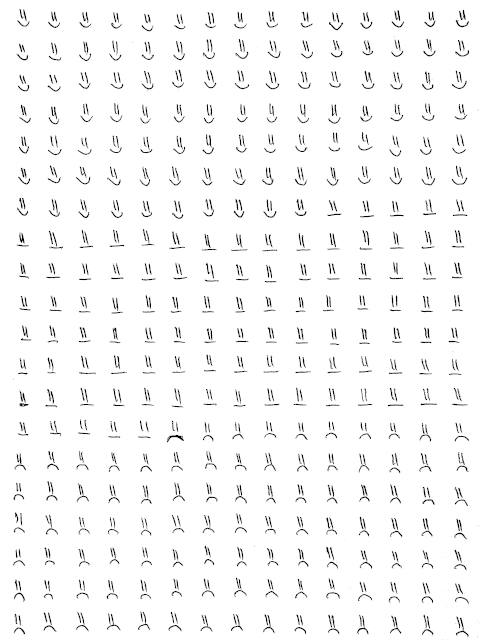
#> input picture Посохин Графчикова Ли/edited_images/1.jpg, 480 x 640 px; its folder holds 3 pictures in this run
$ python make_dataset.py
#> lines starting #> are read from the running program, lines starting #| are printed output that depends on the picture
import os

import cv2

import numpy as np

if __name__ == '__main__':
    path_to_images = 'edited_images/'
    images = []
    print('Файлы которые будут обработаны:')
    for file_ in os.listdir(path_to_images):
        print(f'\t {path_to_images}{file_}')
        images.append(cv2.imread(path_to_images + file_, cv2.IMREAD_GRAYSCALE))
    print('Данные загружены. Выполняю нормализацию...')
    for i in range(len(images)):
        images[i] //= 255
#> this loop made 3 passes
#> after the loop, images = 3 items
    print('Данные нормализованы. Создаю датасет...')
    y = np.zeros(shape=(300 * len(images)), dtype=np.uint8)
#> y = 900 values from 0 to 0
    X = np.zeros(shape=(300 * len(images), 32 * 32), dtype=np.uint8)
#> X: shape (900, 1024); every value is 0
    for image_num, image in enumerate(images):
        sub_images = 0
        for y_c in range(0, image.shape[0], 32):
            for x_c in range(0, image.shape[1], 32):
                X[300 * image_num + sub_images] = image[y_c:y_c+32, x_c:x_c+32].reshape(32 * 32)
                y[300 * image_num + sub_images] = sub_images // 100
                sub_images += 1
        print(f'\tОбработано {(image_num + 1) * 300} из {len(images) * 300}')
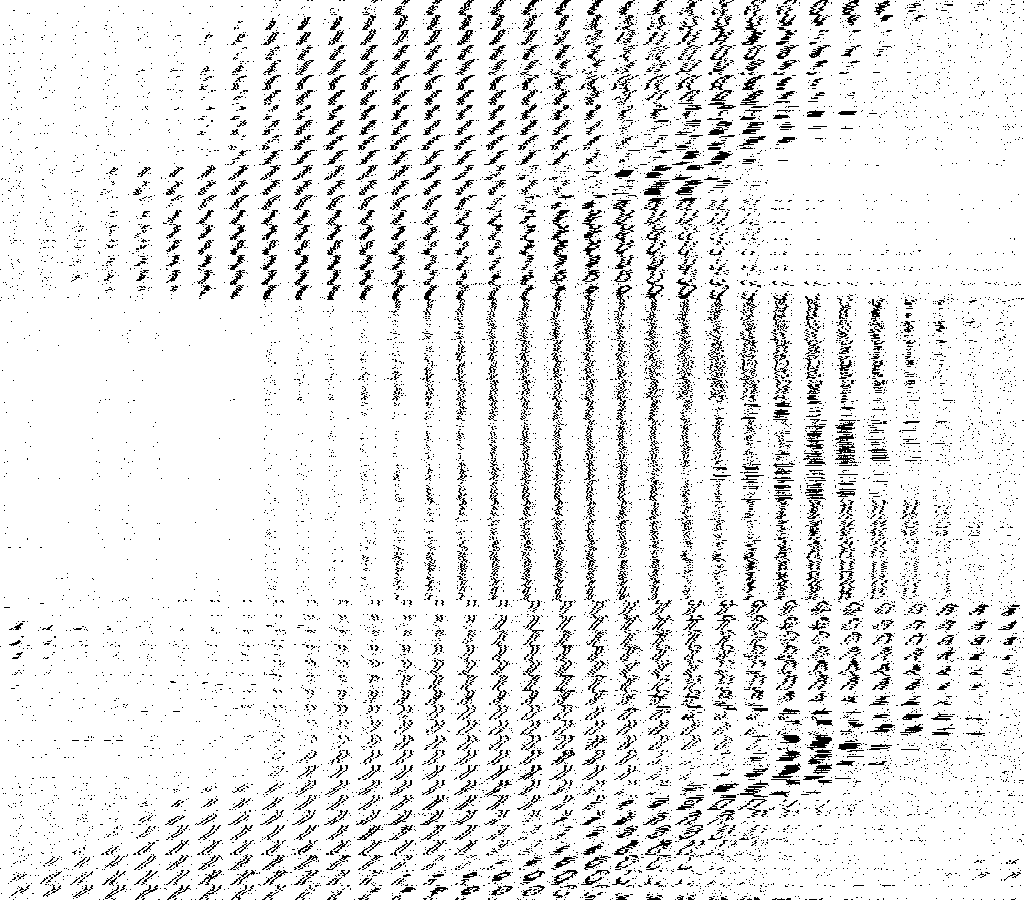
#> X: shape (900, 1024); values 0 (black) and 1 (white), 90.6% white; black in thin lines or dots
#> after the loop, y = 900 values, max 2 at index 200, min 0 at index 0, mean 1
    np.savetxt('features.data', X, fmt='%d')
    print('Матрица признаков записана в файл "features.data"')
    np.savetxt('target.data', y, fmt='%d')
    print('Целевая переменная записана в файл "target.data"')
